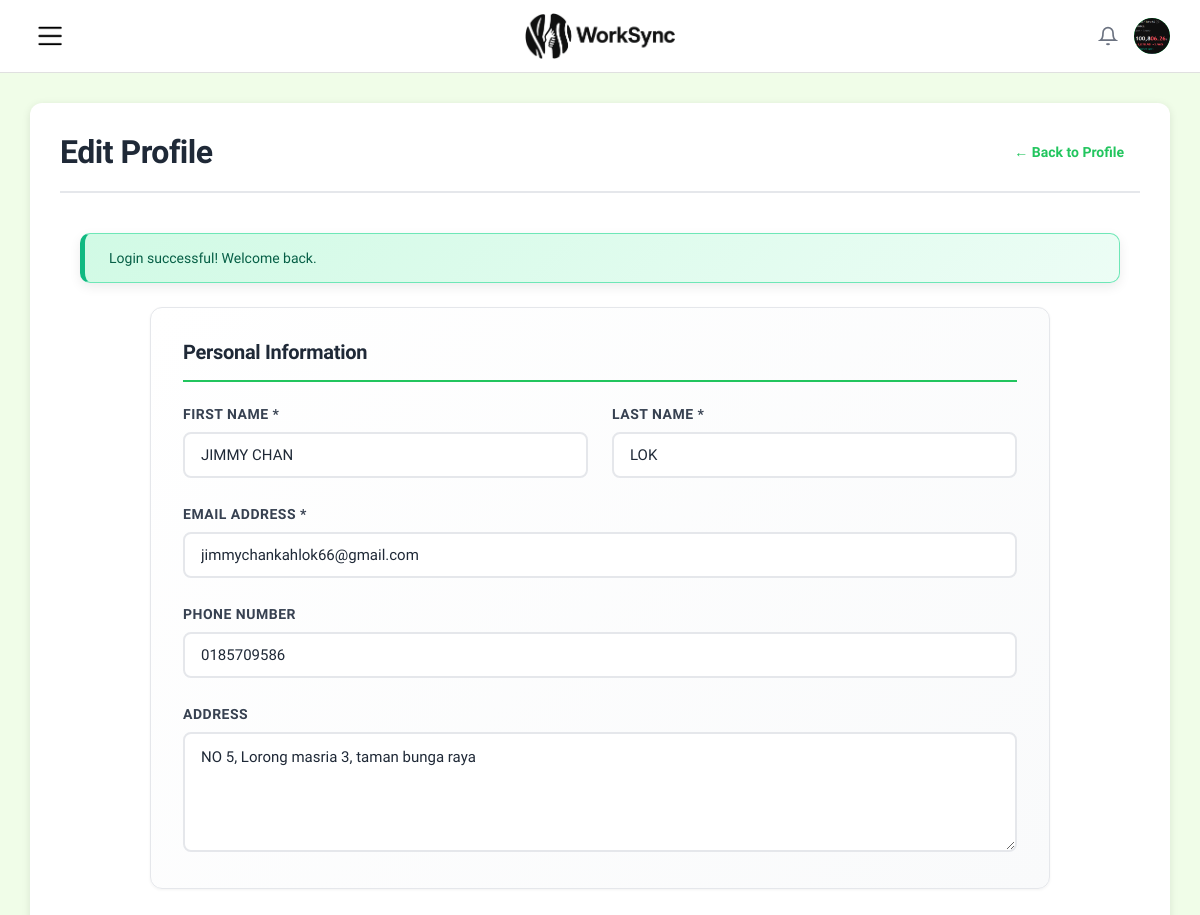
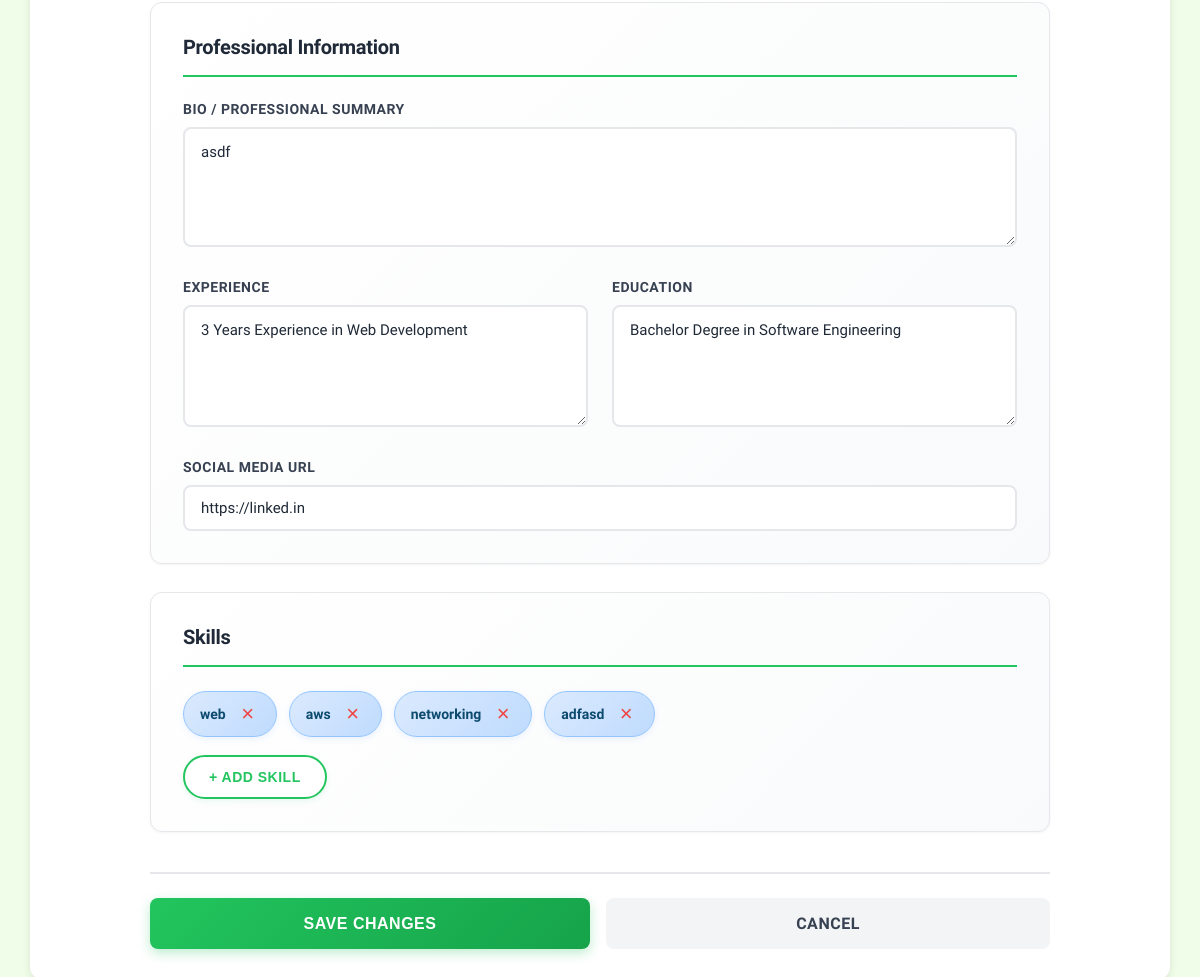
/page/edit_freelancer_profile.php (signed in), run on the app's committed database (2 pictures, top to bottom).
### tables this page shows
CREATE TABLE
  `freelancer` (
    `FreelancerID` int (11) NOT NULL,
    `FirstName` varchar(100) DEFAULT NULL,
    `LastName` varchar(100) DEFAULT NULL,
    `Email` varchar(255) DEFAULT NULL,
    `Password` varchar(255) DEFAULT NULL,
    `PhoneNo` varchar(50) DEFAULT NULL,
    `ProfilePicture` varchar(500) DEFAULT NULL,
    `Status` varchar(50) DEFAULT NULL,
    `Address` text DEFAULT NULL,
    `Experience` text DEFAULT NULL,
    `Education` text DEFAULT NULL,
    `SocialMediaURL` varchar(255) DEFAULT NULL,
    `Bio` text DEFAULT NULL,
    `Rating` decimal(3, 2) DEFAULT NULL,
    `TotalEarned` decimal(10, 2) DEFAULT NULL,
    `JoinedDate` timestamp NOT NULL DEFAULT current_timestamp(),
    `isDelete` tinyint (1) DEFAULT 0
  );

CREATE TABLE
  `freelancerskill` (
    `FreelancerID` int (11) NOT NULL,
    `SkillID` int (11) NOT NULL,
    `ProficiencyLevel` varchar(50) DEFAULT NULL
  );

CREATE TABLE
  `skill` (
    `SkillID` int (11) NOT NULL,
    `SkillName` varchar(255) DEFAULT NULL
  );

### page/edit_freelancer_profile.php (the view, shortened to what this page needs)
<?php
$conn = getDBConnection();
$freelancer_id = $_SESSION['user_id'];
$stmt = $conn->prepare("SELECT FreelancerID, FirstName, LastName, Email, PhoneNo, Address, Experience, Education, Bio, SocialMediaURL FROM freelancer WHERE FreelancerID = ?");
$stmt->bind_param("i", $freelancer_id);
$stmt->execute();
$result = $stmt->get_result();
$freelancer = $result->fetch_assoc();
$stmt = $conn->prepare("
    SELECT s.SkillID, s.SkillName, fs.ProficiencyLevel
    FROM freelancerskill fs
    INNER JOIN skill s ON fs.SkillID = s.SkillID
    WHERE fs.FreelancerID = ?
");
$stmt->bind_param("i", $freelancer_id);
$stmt->execute();
$current_skills_result = $stmt->get_result();
$current_skills_data = [];
while ($row = $current_skills_result->fetch_assoc()) {
    $current_skills_data[$row['SkillID']] = $row;
}
?>
<!DOCTYPE html>
<html lang="en">
<head>
    <link rel="stylesheet" href="/assets/css/style.css">
    <link rel="stylesheet" href="/assets/css/dashboard.css">
    <link rel="stylesheet" href="/assets/css/profile.css">
</head>
<body class="profile-page">
    <div class="profile-layout">
        <main class="main-content">
            <?php include '../includes/header.php'; ?>
            <div class="profile-card">
                <div class="edit-profile-header">
                    <h1>Edit Profile</h1>
                    <a href="freelancer_profile.php" class="back-btn">← Back to Profile</a>
                </div>
                <?php if (isset($_SESSION['success'])): ?>
                    <div class="success-message">
                        <?php
                        echo htmlspecialchars($_SESSION['success']);
                        ?>
                    </div>
                <?php endif; ?>
                <form action="edit_profile_process.php" method="POST" class="edit-profile-form">
                    <div class="form-section">
                        <h3 class="section-title">Personal Information</h3>
                        <div class="form-row">
                            <div class="form-group">
                                <label for="first_name">First Name *</label>
                                <input
                                    type="text"
                                    id="first_name"
                                    name="first_name"
                                    class="form-control"
                                    value="<?php echo htmlspecialchars($freelancer['FirstName'] ?: ''); ?>"
                                    required>
                            </div>
                            <div class="form-group">
                                <label for="last_name">Last Name *</label>
                                <input
                                    type="text"
                                    id="last_name"
                                    name="last_name"
                                    class="form-control"
                                    value="<?php echo htmlspecialchars($freelancer['LastName'] ?: ''); ?>"
                                    required>
                            </div>
                        </div>
                        <div class="form-group">
                            <label for="email">Email Address *</label>
                            <input
                                type="email"
                                id="email"
                                name="email"
                                class="form-control"
                                value="<?php echo htmlspecialchars($freelancer['Email']); ?>"
                                required>
                        </div>
                        <div class="form-group">
                            <label for="phone">Phone Number</label>
                            <input
                                type="text"
                                id="phone"
                                name="phone"
                                class="form-control"
                                value="<?php echo htmlspecialchars($freelancer['PhoneNo'] ?: ''); ?>"
                                placeholder="e.g., +60 12-345 6789">
                        </div>
                        <div class="form-group">
                            <label for="address">Address</label>
                            <textarea
                                id="address"
                                name="address"
                                class="form-control"
                                rows="3"
                                placeholder="Your address"><?php echo htmlspecialchars($freelancer['Address'] ?: ''); ?></textarea>
                        </div>
                    </div>
                    <div class="form-section">
                        <h3 class="section-title">Professional Information</h3>
                        <div class="form-group">
                            <label for="bio">Bio / Professional Summary</label>
                            <textarea
                                id="bio"
                                name="bio"
                                class="form-control"
                                rows="4"
                                placeholder="Tell clients about yourself and your expertise"><?php echo htmlspecialchars($freelancer['Bio'] ?: ''); ?></textarea>
                        </div>
                        <div class="form-row">
                            <div class="form-group">
                                <label for="experience">Experience</label>
                                <textarea
                                    id="experience"
                                    name="experience"
                                    class="form-control"
                                    rows="5"
                                    placeholder="Describe your work experience, previous projects, etc."><?php echo htmlspecialchars($freelancer['Experience'] ?: ''); ?></textarea>
                            </div>
                            <div class="form-group">
                                <label for="education">Education</label>
                                <textarea
                                    id="education"
                                    name="education"
                                    class="form-control"
                                    rows="5"
                                    placeholder="Your educational background, certifications, etc."><?php echo htmlspecialchars($freelancer['Education'] ?: ''); ?></textarea>
                            </div>
                        </div>
                        <div class="form-group">
                            <label for="social_media">Social Media URL</label>
                            <input
                                type="url"
                                id="social_media"
                                name="social_media"
                                class="form-control"
                                value="<?php echo htmlspecialchars($freelancer['SocialMediaURL'] ?: ''); ?>"
                                placeholder="https://linkedin.com/in/yourprofile">
                        </div>
                    </div>
                    <div class="form-section">
                        <h3 class="section-title">Skills</h3>
                        <div class="form-group" style="margin-bottom: 0;">
                            <div class="current-skills-container" id="current-skills-container">
                                <?php if (!empty($current_skills_data)): ?>
                                    <?php foreach ($current_skills_data as $skill): ?>
                                        <div class="skill-tag-item" data-skill-id="<?php echo $skill['SkillID']; ?>">
                                            <span class="skill-tag-name"><?php echo htmlspecialchars($skill['SkillName']); ?></span>
                                            <button type="button" class="skill-remove-btn" onclick="removeSkill(<?php echo $skill['SkillID']; ?>)">×</button>
                                        </div>
                                    <?php endforeach; ?>
                                <?php endif; ?>
                            </div>
                            <button type="button" class="btn-add-skill" onclick="openAddSkillModal()">+ Add skill</button>
                        </div>
                    </div>
                    <div class="form-actions">
                        <button type="submit" class="btn-signin">Save Changes</button>
                        <a href="freelancer_profile.php" class="btn-cancel">Cancel</a>
                    </div>
                </form>
            </div>
        </main>
    </div>
</body>
</html>

### includes/header.php (shortened to what this page needs)
<header class="profile-header">
    <div class="header-left">
        <?php if (isset($_SESSION['user_id']) && isset($_SESSION['user_type'])): ?>
        <label for="sidebarToggle" class="menu-toggle" aria-label="Toggle sidebar">
            <img src="/images/menu_.png" alt="Menu" class="menu-icon">
        </label>
        <?php endif; ?>
    </div>
    <div class="header-logo">
        <a href="<?php
            if (isset($_SESSION['user_id']) && isset($_SESSION['user_type'])) {
                if ($_SESSION['user_type'] === 'freelancer') {
                    echo '/freelancer_home.php';
                } else {
                    echo '/client_home.php';
                }
            } else {
                echo '/index.php';
            }
        ?>">
            <img src="/images/logo.png" alt="Logo" class="logo-img">
        </a>
    </div>
    <div class="header-actions">
        <svg class="notification-icon" width="20" height="20" viewBox="0 0 24 24" fill="none" stroke="currentColor" stroke-width="2">
            <path d="M18 8A6 6 0 0 0 6 8c0 7-3 9-3 9h18s-3-2-3-9"></path>
            <path d="M13.73 21a2 2 0 0 1-3.46 0"></path>
        </svg>
        <div class="profile-dropdown">
            <div class="profile-avatar" id="profileAvatar" style="width: 36px; height: 36px; border-radius: 50%; background-color: #22c55e; display: flex; align-items: center; justify-content: center; color: white; font-size: 18px; cursor: pointer; overflow: hidden; flex-shrink: 0;">
                <?php
                if (isset($_SESSION['user_id']) && isset($_SESSION['user_type'])) {
                    $user_id = $_SESSION['user_id'];
                    $user_type = $_SESSION['user_type'];
                    $conn = getDBConnection();
                    if ($user_type === 'freelancer') {
                        $table = 'freelancer';
                        $id_column = 'FreelancerID';
                        $name_col1 = 'FirstName';
                        $name_col2 = 'LastName';
                    } else {
                        $table = 'client';
                        $id_column = 'ClientID';
                        $name_col1 = 'CompanyName';
                        $name_col2 = null;
                    }
                    $query = "SELECT ProfilePicture, $name_col1" . ($name_col2 ? ", $name_col2" : "") . " FROM $table WHERE $id_column = ?";
                    $stmt = $conn->prepare($query);
                    $stmt->bind_param('i', $user_id);
                    $stmt->execute();
                    $result = $stmt->get_result();
                    if ($result && $result->num_rows > 0) {
                        $user = $result->fetch_assoc();
                        $profilePicture = $user['ProfilePicture'] ?? null;
                        if (!empty($profilePicture) && file_exists('../' . $profilePicture)) {
                            echo '<img src="' . htmlspecialchars($profilePicture) . '" alt="Profile" style="width: 100%; height: 100%; object-fit: cover; border-radius: 50%; display: block;">';
                        }
                    } else {
                        echo '👤';
                    }
                } else {
                    echo '👤';
                }
                ?>
            </div>
        </div>
    </div>
</header>

### assets/css/style.css (style rules this page uses)
* { margin: 0; padding: 0; box-sizing: border-box; }
body { font-family: 'Momo Trust Display', sans-serif; background: linear-gradient(135deg, #f0fde8 0%, #e6fdd5 100%); min-height: 100vh; align-items: center; justify-content: center; padding: 20px; }
.form-group { margin-bottom: 20px; }
.form-group label { display: block; font-size: 14px; font-weight: 500; color: #374151; margin-bottom: 8px; }
.form-control { width: 100%; padding: 12px 16px; font-size: 14px; border: 1px solid #d1d5db; border-radius: 8px; background-color: #f9fafb; color: #1f2937; transition: all 0.2s; }
.form-control::placeholder { color: #9ca3af; }
.btn-signin { width: 100%; padding: 14px; font-size: 16px; font-weight: 600; color: #ffffff; background: linear-gradient(135deg, #22c55e 0%, #16a34a 100%); border: none; border-radius: 8px; cursor: pointer; transition: all 0.2s; box-shadow: 0 4px 6px rgba(34, 197, 94, 0.2); }
.success-message { background-color: #d1fae5; border: 1px solid #6ee7b7; color: #065f46; padding: 12px 16px; border-radius: 8px; font-size: 14px; margin-bottom: 20px; }

### includes/freelancer_sidebar.php (style rules this page uses)
.logo-img { width: 40px; height: 40px; object-fit: contain; }

### data on the page
freelancer: ProfilePicture (picture), first_name "JIMMY CHAN", last_name "LOK", email "jimmychankahlok66@gmail.com", phone "0185709586", address "NO 5, Lorong masria 3, taman bunga raya", bio "asdf", experience "3 Years Experience in Web Development", education "Bachelor Degree in Software Engineering", social_media "https://linked.in"
freelancerskill: SkillID.SkillName "web"
freelancerskill: SkillID.SkillName "aws"
freelancerskill: SkillID.SkillName "networking"
freelancerskill: SkillID.SkillName "adfasd"

### other printed values
$_SESSION['success'] "Login successful! Welcome back."
